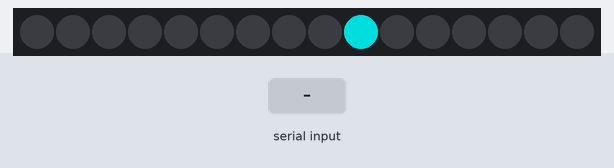
Recording of a sketch running on a simulated Arduino Uno, built with avr-gcc and run on an emulated ATmega328P. On the bench: 16 RGB LEDs in strip order, left to right. The test bench sets the inputs (shaded band). Dim RGB values are drawn brighter than linear.

Above: at 1.28 s.
1.3 s: byte 30 received over Serial
At 1.58 s:
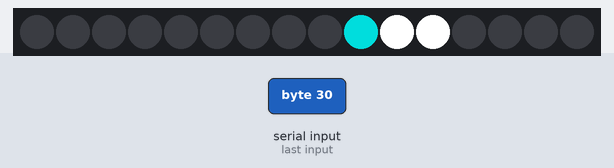
At 4.3 s:
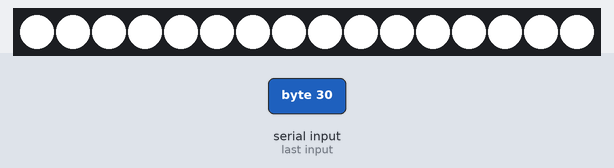
Timing chart, 0 to 5.8 s (numbered marks = the images above; inputs shaded):
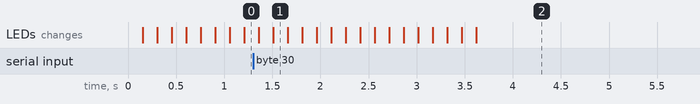

The sketch:

MusicMood.ino
```cpp
#include <Adafruit_NeoPixel.h>

#define PIN        6
#define NUMPIXELS 16
Adafruit_NeoPixel pixels(NUMPIXELS, PIN, NEO_GRB + NEO_KHZ800);
#define DELAYVAL 150

int red = 0;
int green = 150;
int blue = 150;

int playback_status = 0; // 0 = paused / 1 = playing
int current_pixel = 0;

void setup() {
  Serial.begin(9600);
  pixels.begin();
}


void loop() {
  if(Serial.available() > 0){
    playback_status = Serial.read();
    if(playback_status){
      red = Serial.read();
      green = Serial.read();
      blue = Serial.read();
    }
  }

  if(!playback_status){
    pixels.setPixelColor(current_pixel, pixels.Color(0, 0, 0));
  }

  current_pixel = (current_pixel + 1) % NUMPIXELS;
  pixels.setPixelColor(current_pixel, pixels.Color(red, green, blue));

  pixels.show();
  delay(DELAYVAL);
}
```

Measured:
- after the input at 1.3 s, the LEDs: first change after 0.06 s (image 1 shows a later state)
